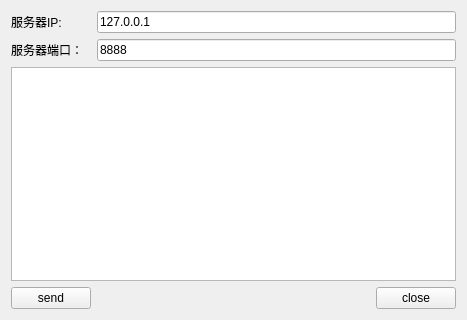
<?xml version="1.0" encoding="UTF-8"?>
<ui version="4.0">
 <class>ClientWidget</class>
 <widget class="QWidget" name="ClientWidget">
  <property name="geometry">
   <rect>
    <x>0</x>
    <y>0</y>
    <width>467</width>
    <height>320</height>
   </rect>
  </property>
  <property name="windowTitle">
   <string>Form</string>
  </property>
  <layout class="QGridLayout" name="gridLayout">
   <item row="0" column="0">
    <widget class="QLabel" name="label">
     <property name="text">
      <string>服务器IP:</string>
     </property>
    </widget>
   </item>
   <item row="0" column="1" colspan="2">
    <widget class="QLineEdit" name="lineEditIP">
     <property name="text">
      <string>127.0.0.1</string>
     </property>
    </widget>
   </item>
   <item row="1" column="0">
    <widget class="QLabel" name="label_2">
     <property name="text">
      <string>服务器端口：</string>
     </property>
    </widget>
   </item>
   <item row="1" column="1" colspan="2">
    <widget class="QLineEdit" name="lineEditPort">
     <property name="text">
      <string>8888</string>
     </property>
    </widget>
   </item>
   <item row="2" column="0" colspan="3">
    <widget class="QTextEdit" name="textEdit"/>
   </item>
   <item row="3" column="0">
    <widget class="QPushButton" name="buttonSend">
     <property name="text">
      <string>send</string>
     </property>
    </widget>
   </item>
   <item row="3" column="1">
    <spacer name="horizontalSpacer">
     <property name="orientation">
      <enum>Qt::Horizontal</enum>
     </property>
     <property name="sizeHint" stdset="0">
      <size>
       <width>242</width>
       <height>20</height>
      </size>
     </property>
    </spacer>
   </item>
   <item row="3" column="2">
    <widget class="QPushButton" name="buttonClose">
     <property name="text">
      <string>close</string>
     </property>
    </widget>
   </item>
  </layout>
 </widget>
 <resources/>
 <connections/>
</ui>
